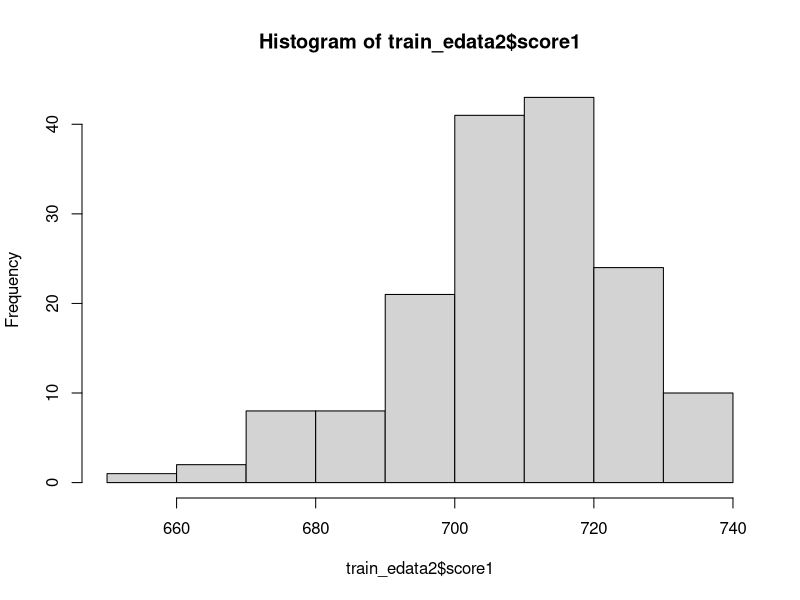
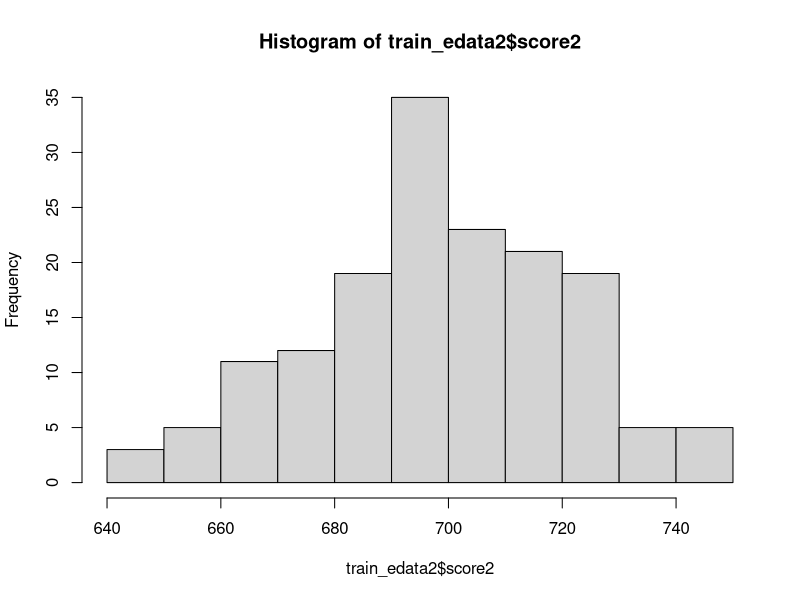
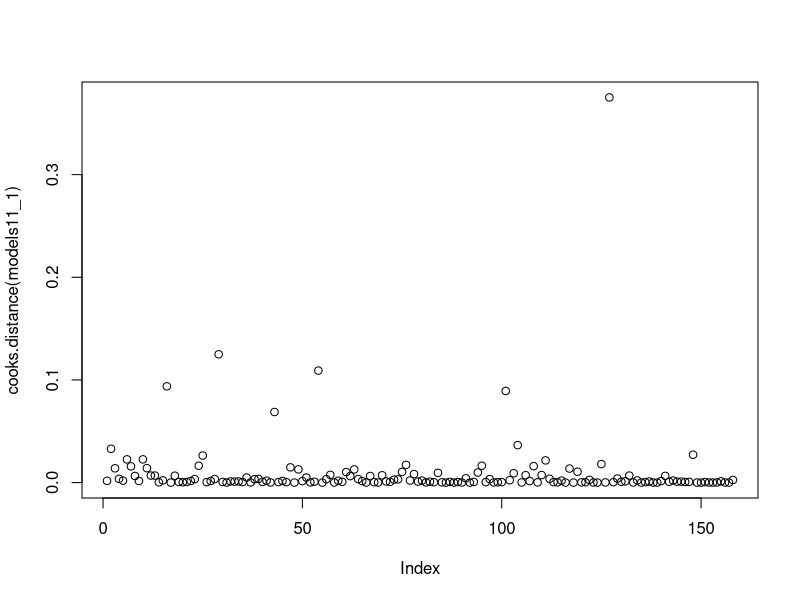
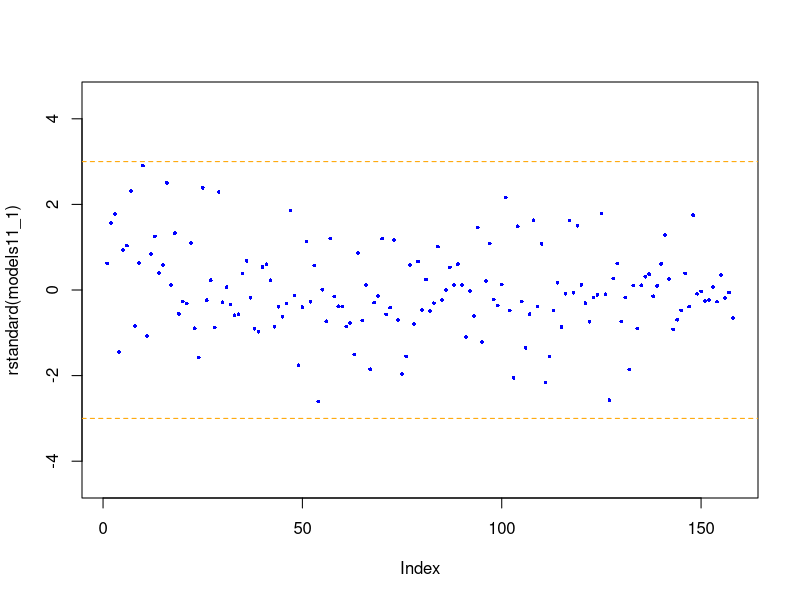
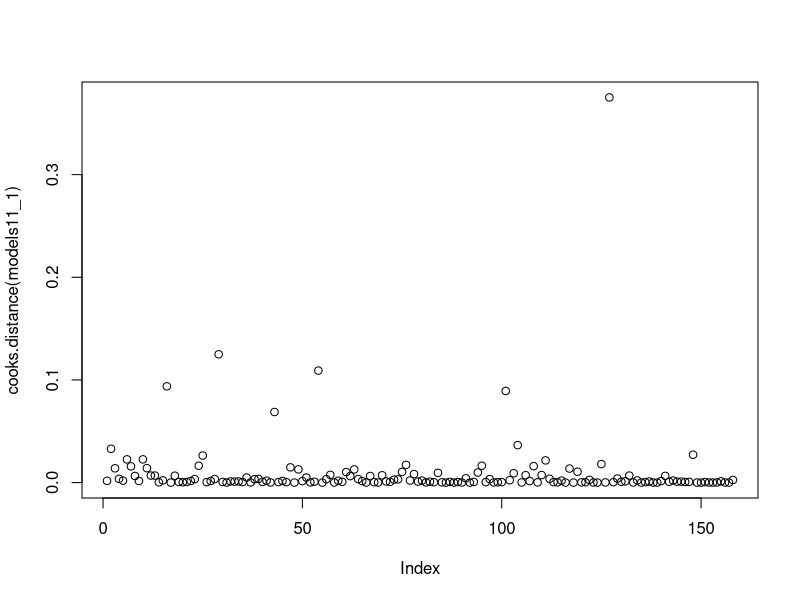
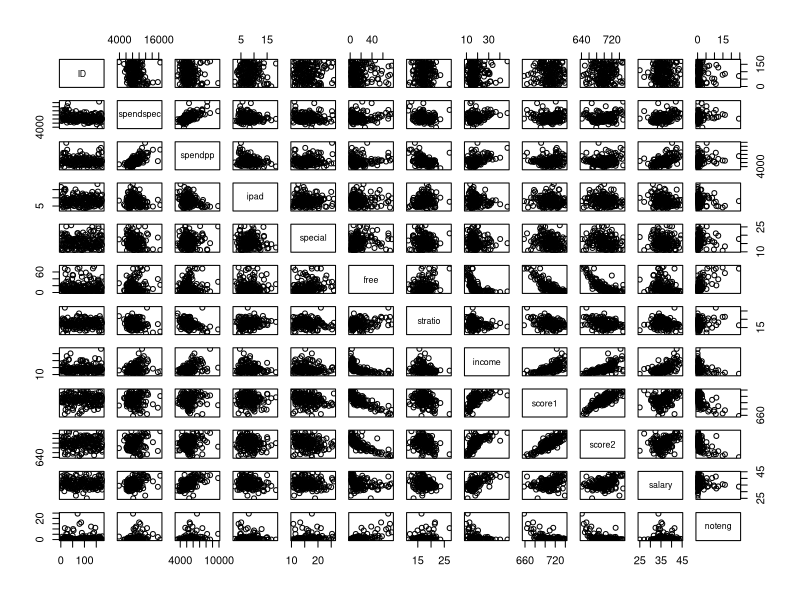

Here is the R script that generated these plots, in order: (Note: this script raises an error after producing the figures.)
##
## final project school draft analysis 
##

library(readxl)
edatas<-read_excel("schools24.xlsx")
head(edatas)
str(edatas)

unique(is.na(edatas))
#no NA are present in the dataset

#we check the data with a scatterplot matrix

png(file="splotschool.png")
plot(edatas)
dev.off()

#
#considerations about the scatter plot matrix
#
#there is linear correlation between score and income
#there is linear correlation between score and free lunch 
#better check for interation betweeen free lunch and income
#

#we devide the dataset between a train set and a test set with the help of sample function

smp_size_s<-floor(0.90*nrow(edatas))
set.seed(29476)
train_ind<-sample(seq_len(nrow(edatas)),size=smp_size_s)
train_edata2<-edatas[train_ind,]
test_edata2<-edatas[-train_ind,]
str(train_edata2)

#looking at the model I would devide it in two models, one searching for score at 11 and the second for the score at 16
#we expect that different predictors will have a different influence depending on the age of the students

#check NORMALITY of the response variables

hist(train_edata2$score1)
hist(train_edata2$score2)

shapiro.test(train_edata2$score1)
shapiro.test(train_edata2$score2)

#data for score 1 might need a transformation


#
#analysis using as a response "score1" score of an age of 11
#

#Fit the full model
MLRs11<-lm(score1~.-score2-ID,data=train_edata2)
summary(MLRs11)

#search for multicollinearity

library(car)
vif(MLRs11)
#NO COLLINEARITY IS PRESENT

#proceed stepAIC analysis

library(MASS)
enulls1<-lm(score1~1,data=train_edata2)
stepAIC(enulls1,scope=list(lower=enulls1,upper=MLRs11), data= train_edata2,direction='forward')
#best model forward
#score1 ~ free + income + stratio + special + noteng
stepAIC(MLRs11,scope=list(lower=enulls1,upper=MLRs11), data= train_edata2,direction='backward')
#best model backwards
#score1 ~ special + free + stratio + income + noteng

#both backward and forward stepAIC agree on the best model

models11_1<-lm(score1~special+free+stratio+income+noteng,data=train_edata2)
summary(models11_1)
plot(cooks.distance(models11_1))

#check for outliers and high leverage points

plot(rstandard(models11_1),ylim=(c(-4.5,4.5)),pch=16,col=("blue"),cex=0.5)
abline(3,0, col=("orange"),lty=2)
abline(-3,0, col=("orange"),lty=2)

plot(cooks.distance(models11_1))

#there are NO OUTLIERS or high leverage points

#residualPlots and C+Rplot

png("plots2/rpm11_1.png")
residualPlots(models11_1,main="Residual plots")
dev.off()
#log translormation might be needed for variable noteng
#residuals show a pattern

png("plots2/crm11_1.png")
crPlots(models11_1)
dev.off()
#quadratic transformation is needed for variable income

#model fit implementing suggested transformation

models11_2<-lm(score1~special+free+stratio+income+noteng+I(income^2),data=train_edata2)
summary(models11_2)


plot(models11_2$residuals)

png("plots2/rsm11_2.png")
plot(rstandard(models11_2),ylab="Standard residual",ylim=(c(-4.5,4.5)),pch=16,col=("blue"),cex=0.5,main="Standard residuals plot Model11_2")
abline(3,0, col=("orange"),lty=2)
abline(-3,0, col=("orange"),lty=2)
dev.off()
residualPlots(models11_2)
crPlots(models11_2)

png("plots2/cdm11_2.png")
plot(cooks.distance(models11_2),ylab="Cook's distance",main="Cook's distances plot models11_2")
dev.off()

#
#we spot the presence of an high leverage point
#

cdm11_2<-cooks.distance(models11_2)
infm11_2<-which(cdm11_2 > 1) 
train_edata2_c<-train_edata2[-infm11_2,]
models11_3<-lm(score1~special+free+stratio+income+noteng+I(income^2),data=train_edata2_c)
summary(models11_3)
png("plots2/cdm11_2.png")
plot(cooks.distance(models11_2),ylab="Cook's distance",main="Cook's distances plot models11_2")
dev.off()

library(car)
crPlots(models11_3) 

#residuals sparesely distibute around the zero and show no pattern, residuals are too high in value, high standard error

#anova analysis to see if the use of the quadratic transformation is relevant

anova(models11_1,models11_2)

#anova analysis shows that we should accept the more complex model

#boxcox analysis for the response

bc2<-boxCox(models11_2)

#no clear transformation on the y is suggested by the box cox function

#study of interactions

residualPlots(models11_3)
plot(models11_3$residuals)

shapiro.test(sqrt(train_edata2$score1))

models11_4<-lm(score1~special+free+stratio+noteng+income,data=train_edata2_c)
summary(models11_4)
library(car)
crPlots(models11_4)

png("plots2/srm11_4.png")
plot(rstandard(models11_4),ylim=(c(-4.5,4.5)),pch=16,col=("blue"),ylab="Standard residual",cex=0.5,main="Standardised residuals plot models11_4")
abline(3,0, col=("orange"),lty=2)
abline(-3,0, col=("orange"),lty=2)
dev.off()

png("plots2/cdm11_4.png")
plot(cooks.distance(models11_4),ylab="Cook's distance",main="Cook's distances plot models11_4")
dev.off()


summary(edatas$score1)


#
#predictions
#

pred11<- predict(models11_4,test_edata2)
data.prediction11 <- data.frame(actual = c(test_edata2$score1),
                              prediction = c(pred11))

library(MLmetrics)
#Mean Absolute Percentage Error Loss
MAPE(data.prediction11$prediction,data.prediction11$actual)

#
#
#
#
#
#

#no interactions are relevant

#with the actual model we can redact the following conclusion
#when kids are 11

#spending for students with special needs doesn't increase the score
#free lunch has a negative effect on the score
#increased students per teacher ratio has a negative effect on the score
#students from high income families tend to perform better
#if the percentage of non english students is higher the score is lower

#possible solutions

#it is not ethical to reduce spending for students in special need
#free lounch can removed from the shools, it has a negative effect on score and budget
#more teachers should be hired for increasing average score
#we can allocate the budget saved from the free lounches to hire more teachers

#
#analysis using as a response "score2" score of an age of 16
#

#Fit the full model
MLRs16<-lm(score2~.-score1,data=train_edata2)
summary(MLRs16)

#search for multicollinearity

library(car)
vif(MLRs16)
#NO COLLINEARITY IS PRESENT

#proceed stepAIC analysis

library(MASS)
enulls2<-lm(score2~1,data=train_edata2)
stepAIC(enulls2,scope=list(lower=enulls2,upper=MLRs16), data= train_edata2,direction='forward')
#best model forward
#score2 ~ free + income + stratio + special + spendspec + ID + spendpp + ipad 
stepAIC(MLRs16,scope=list(lower=enulls2,upper=MLRs16), data= train_edata2,direction='backward')
#best model backwards
#score2 ~ ID + spendspec + spendpp + ipad + free + stratio + income

#both backward and forward stepAIC agree on the best model

models16_1<-lm(score2 ~ free + income + stratio + special + spendspec + spendpp + ipad,data=train_edata2)
summary(models16_1)
crPlots(models16_2)

#model shows that variable is not significant, we can rule it out of the model and refit

models16_2<-lm(score2~free+ income + stratio+ spendspec,data=train_edata2)
summary(models16_2)

#check for outliers and high leverage points

plot(rstandard(models16_2),ylim=(c(-4.5,4.5)),pch=16,col=("blue"),cex=0.5)
abline(3,0, col=("orange"),lty=2)
abline(-3,0, col=("orange"),lty=2)

plot(cooks.distance(models16_1))

#there are three outliers and they should be removed from the analysis
#there are no leverage points

#residualPlots and C+Rplot

residualPlots(models16_2)
#log translormation might be needed for variable noteng
#residuals show a pattern

crPlots(models16_2)
#quadratic transformation is needed for variable income

#model fit implementing suggested transformation

models16_3<-lm(score2 ~ free + income+I(income^2) + stratio + spendspec + spendpp +ipad+ I(ipad^2),data=train_edata2)
summary(models16_3)

#the square of income is not significant

models16_4<-lm(score2 ~ free + income + stratio + spendspec + spendpp + ipad + I(ipad^2),data=train_edata2)
summary(models16_4)

plot(rstandard(models16_2),ylim=(c(-4.5,4.5)),pch=16,col=("blue"),cex=0.5)
abline(3,0, col=("orange"),lty=2)
abline(-3,0, col=("orange"),lty=2)
residualPlots(models11_2)
crPlots(models11_2)

models16_5<-lm(score2 ~ free + income + stratio + spendspec + spendpp + ipad,data=train_edata2)
summary(models16_5)

models16_6<-lm(score2 ~ free + income + stratio + spendspec + spendpp,data=train_edata2)
summary(models16_6)
residualPlots(models16_6)
anova(models16_6,models16_4)

models16_7<-lm(score2 ~ free + income + stratio + spendspec,data=train_edata2)
summary(models16_7)
residualPlots(models16_7)
anova(models16_7,models16_4)

plot(rstandard(models16_7),ylim=(c(-4.5,4.5)),pch=16,col=("blue"),cex=0.5)
abline(3,0, col=("orange"),lty=2)
abline(-3,0, col=("orange"),lty=2)

#residuals sparesely distibute around the zero and show no pattern


#anova test to see if the complication of the model is useful or if it is redondant

anova(models16_4,models16_2)

#the complex model is more significant and explains more of the variability of the response

#boxcox analysis for the response

bc2<-boxCox(models16_4)

#no clear transformation on the y is suggested by the box cox function

#study of interactions
  
models16_5<-lm(score2 ~ free + income + stratio + spendspec + ID + spendpp + ipad + I(ipad^2)+free:income+free:stratio+free:spendspec+free:ID+free:spendpp+free:ipad,data=train_edata2)
summary(models16_5) 

#none of the interaction with free is significant

models16_6<-lm(score2 ~ free + income + stratio + spendspec + ID + spendpp + ipad + I(ipad^2)+income:stratio+income:spendspec+income:ID,,data=train_edata2)
summary(models16_6) 


par(mfrow = c(1, 1, 1, 1))
hist(log(edatas$noteng))
edatas$noteng2<-log(log(edatas$noteng+1))
hist(edatas$noteng2)

MLRs16<-lm(score2~.-score1-noteng,data=edatas)
summary(MLRs16)
hist(edatas$noteng2)



MLRsc16<-lm(score2~.,data=train_edata2)
summary(MLRsc16)

modelsc16_1<-lm(score2 ~ free + income + spendspec + ipad + score1,data=train_edata2)
summary(modelsc16_1)
crPlots(modelsc16_1)
vif(modelsc16_1)
plot(cooks.distance(modelsc16_1))

plot(rstandard(modelsc16_1),ylim=(c(-4.5,4.5)),pch=16,col=("blue"),cex=0.5)
abline(3,0, col=("orange"),lty=2)
abline(-3,0, col=("orange"),lty=2)

boxCox(modelsc16_1)

modelsc16_2<-lm(score2 ~ free + income + spendspec + score1,data=train_edata2)
summary(modelsc16_2)
plot(rstandard(modelsc16_2),ylim=(c(-4.5,4.5)),pch=16,col=("blue"),cex=0.5)
abline(3,0, col=("orange"),lty=2)
abline(-3,0, col=("orange"),lty=2)
